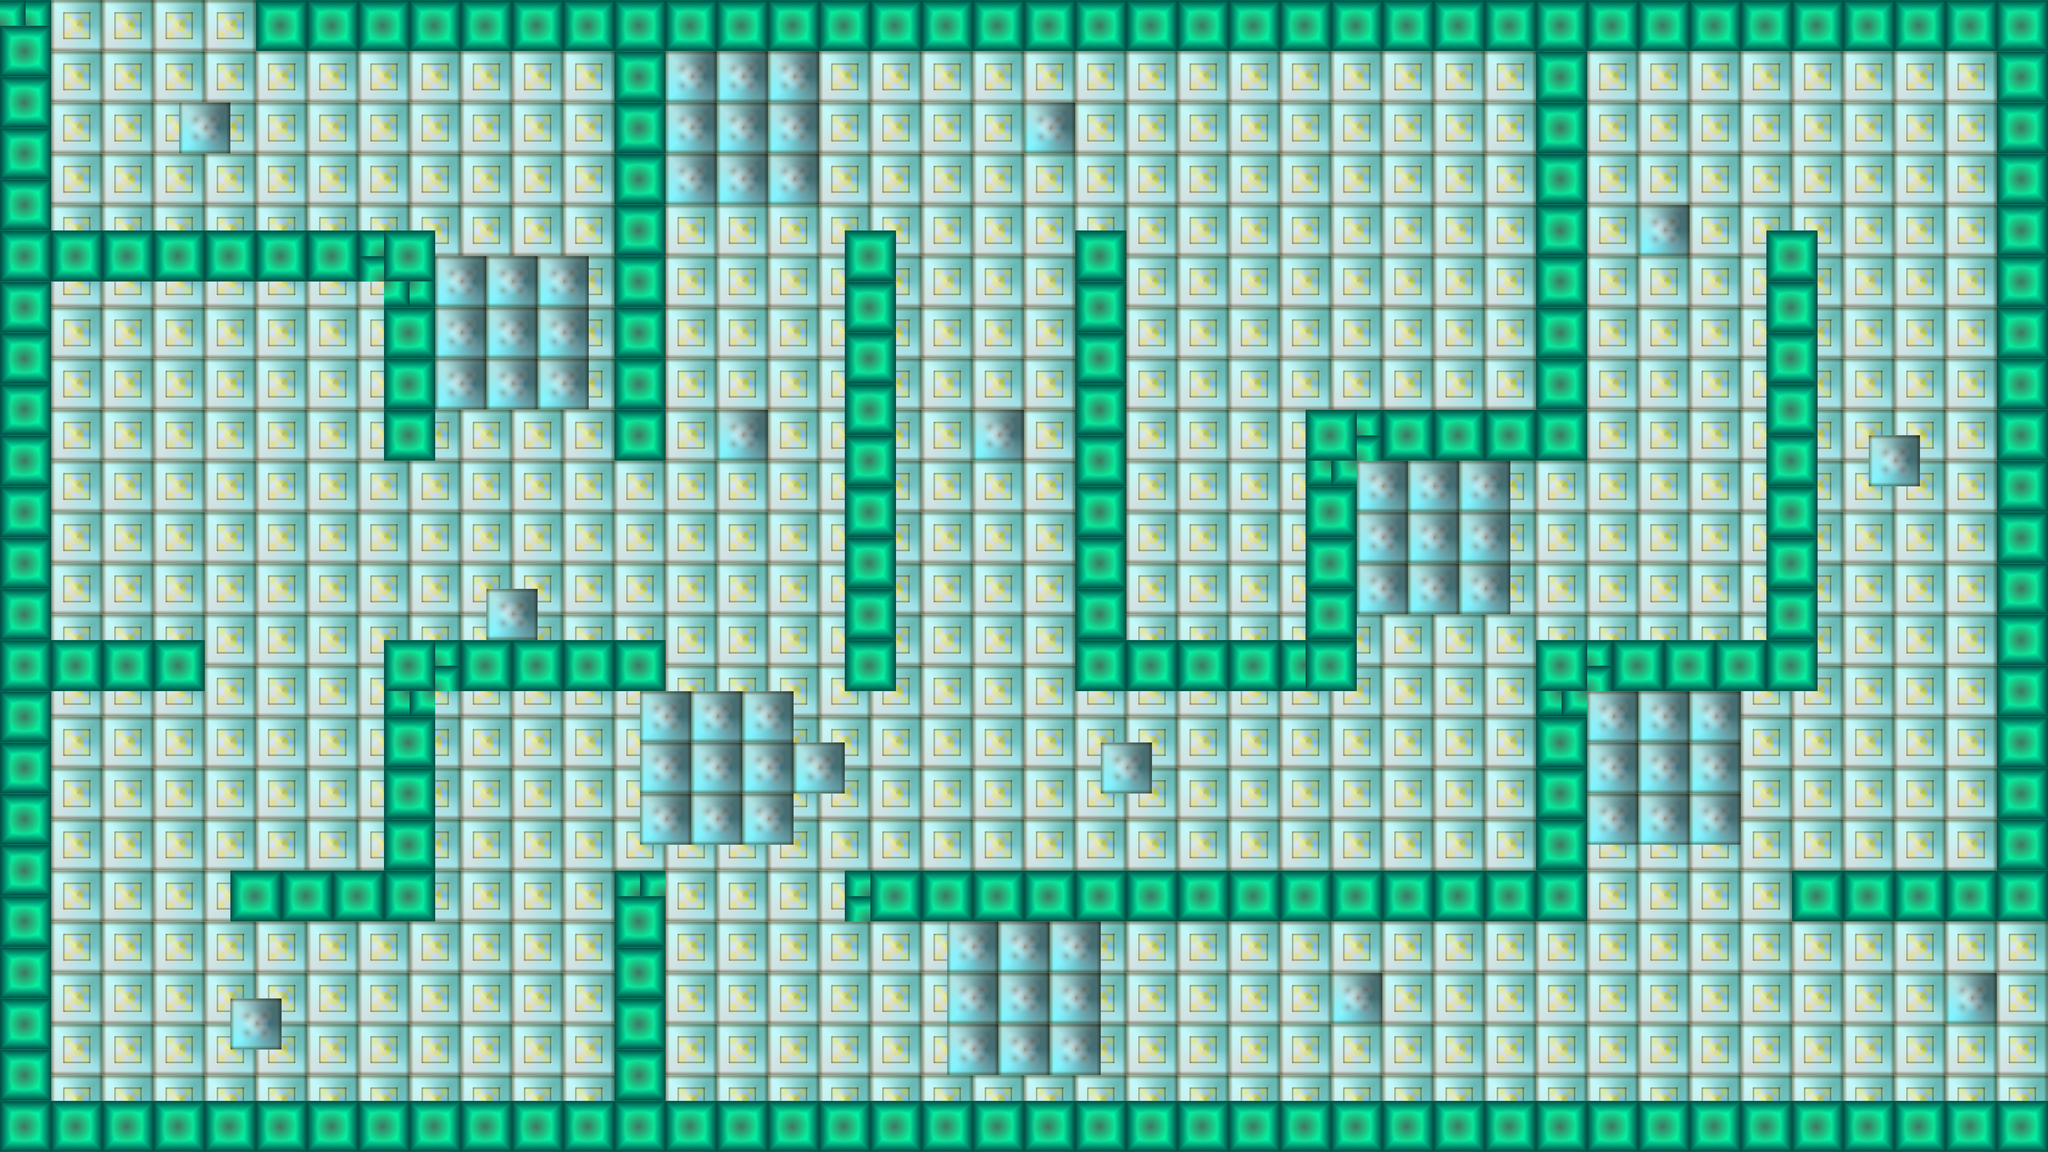

Rendered tile map (Tiled .tmx) drawn with the repository's tilesets; below, a short description and the map source with its tile grids summarised:
An orthogonal 80x45 tile map with 64x64 px tiles, 1 tile layer (background) and 80 objects (7x 3, 6x 1, 6x 5, 6x 4, 5x 2, ...).

<map version="1.0" orientation="orthogonal" renderorder="right-down" width="80" height="45" tilewidth="64" tileheight="64" nextobjectid="89">
 <tileset firstgid="1" name="ears" tilewidth="64" tileheight="64">
  <image source="ears.png" width="384" height="128" />
 </tileset>
 <layer name="background" width="80" height="45">
  <data>[3600 cells, 3600 non-empty, 12 distinct tile ids]</data>
 </layer>
 <objectgroup name="collisions">
  <object id="1" x="642.148" y="5.83771" width="4471.69" height="122.592" />
  <object id="2" x="4985.41" y="5.83771" width="122.592" height="2294.22" />
  <object id="3" x="3841.21" y="11.6754" width="116.754" height="1138.35" />
  <object id="4" x="3269.12" y="1027.44" width="683.012" height="116.754" />
  <object id="5" x="3266.28" y="1026.6" width="122.592" height="694.688" />
  <object id="6" x="2685.35" y="1605.37" width="700.525" height="116.754" />
  <object id="7" x="2685.35" y="577.933" width="128.43" height="1144.19" />
  <object id="8" x="2107.41" y="572.096" width="128.43" height="1150.03" />
  <object id="9" x="1528.48" y="10.6754" width="134.267" height="1138.35" />
  <object id="10" x="-11.6754" y="0" width="134.267" height="2872.15" />
  <object id="11" x="-11.6754" y="572.096" width="1091.65" height="128.43" />
  <object id="12" x="951.547" y="577.933" width="128.43" height="566.258" />
  <object id="13" x="-11.6754" y="1599.53" width="513.719" height="128.43" />
  <object id="14" x="577.933" y="2177.47" width="507.881" height="128.43" />
  <object id="15" x="963.222" y="1605.37" width="122.592" height="700.525" />
  <object id="16" x="963.222" y="1599.53" width="700.525" height="122.592" />
  <object id="17" x="1535.32" y="2171.63" width="128.43" height="688.85" />
  <object id="18" x="2107.41" y="2177.47" width="1850.55" height="122.592" />
  <object id="19" x="3841.21" y="1593.7" width="122.592" height="706.363" />
  <object id="20" x="3841.21" y="1593.7" width="694.688" height="134.267" />
  <object id="21" x="4413.31" y="577.933" width="122.592" height="1138.35" />
  <object id="22" x="4483.36" y="2171.63" width="624.635" height="128.43" />
  <object id="23" x="-11.6754" y="2749.56" width="5125.51" height="122.592" />
  <object id="58" name="dummy" x="4985.41" y="2305.9" width="134.267" height="437.828" />
  <object id="59" name="newlevel" x="122.592" y="-5.83771" width="525.394" height="134.267" />
 </objectgroup>
 <objectgroup name="health">
  <object id="24" x="251.022" y="700.525" width="186.807" height="186.807">
   <ellipse />
  </object>
  <object id="25" x="4786.92" y="128.43" width="186.807" height="186.807">
   <ellipse />
  </object>
  <object id="27" x="2431.16" y="2556.92" width="186.807" height="186.807">
   <ellipse />
  </object>
 </objectgroup>
 <objectgroup name="ding">
  <object id="28" x="4827.79" y="2008.17" width="157.618" height="157.618">
   <ellipse />
  </object>
  <object id="29" x="3184.47" y="125.511" width="157.618" height="157.618">
   <ellipse />
  </object>
  <object id="30" x="3680.68" y="2016.93" width="157.618" height="157.618">
   <ellipse />
  </object>
  <object id="31" x="1363.11" y="131.349" width="157.618" height="157.618">
   <ellipse />
  </object>
  <object id="32" x="1368.94" y="2589.03" width="157.618" height="157.618">
   <ellipse />
  </object>
 </objectgroup>
 <objectgroup name="earbf">
  <object id="33" name="1" x="4664.33" y="1074.14" width="175.131" height="175.131" />
  <object id="34" name="1" x="3327.5" y="2405.14" width="175.131" height="175.131" />
  <object id="35" name="1" x="4798.6" y="2410.98" width="175.131" height="175.131" />
  <object id="36" name="2" x="2737.89" y="1827.2" width="175.131" height="175.131" />
  <object id="37" name="3" x="1761.83" y="974.898" width="175.131" height="175.131" />
  <object id="38" name="3" x="2410.98" y="974.898" width="175.131" height="175.131" />
  <object id="39" name="3" x="2510.22" y="221.833" width="175.131" height="175.131" />
  <object id="40" name="5" x="1926.45" y="1827.2" width="175.131" height="175.131" />
  <object id="41" name="2" x="4068.89" y="502.043" width="175.131" height="175.131" />
  <object id="42" name="4" x="1185.06" y="1424.4" width="175.131" height="175.131" />
  <object id="43" name="5" x="572.096" y="2469.35" width="175.131" height="175.131" />
  <object id="44" name="4" x="443.666" y="227.671" width="175.131" height="175.131" />
  <object id="56" name="6" x="2031.52" y="2370.11" width="175.131" height="175.131" />
  <object id="57" name="6" x="2977.23" y="2405.14" width="175.131" height="175.131" />
 </objectgroup>
 <objectgroup name="ears">
  <object id="46" x="3975.48" y="1739.64" width="204.32" height="204.32" />
  <object id="47" x="3394.63" y="1152.95" width="204.32" height="204.32" />
  <object id="48" x="1672.5" y="131.348" width="204.32" height="204.32" />
  <object id="49" x="1088.73" y="715.12" width="204.32" height="204.32" />
  <object id="50" x="1596.61" y="1725.04" width="204.32" height="204.32" />
  <object id="53" x="2472.27" y="2302.98" width="204.32" height="204.32" />
 </objectgroup>
 <objectgroup name="earfloor">
  <object id="60" name="1" x="3969.64" y="1727.96" width="373.614" height="396.964" />
  <object id="61" name="2" x="3391.71" y="1144.19" width="373.614" height="391.127" />
  <object id="62" name="3" x="1669.59" y="134.267" width="373.614" height="385.289" />
  <object id="63" name="4" x="1085.81" y="630.473" width="379.451" height="396.964" />
  <object id="64" name="5" x="1599.53" y="1716.29" width="373.614" height="385.289" />
  <object id="65" name="6" x="2370.11" y="2300.06" width="385.289" height="385.289" />
 </objectgroup>
 <objectgroup name="stopfloor">
  <object id="66" name="1" x="4535.9" y="1044.95" width="437.828" height="134.267" />
  <object id="68" name="1" x="3327.5" y="2311.73" width="140.105" height="431.991" />
  <object id="69" name="2" x="3963.81" y="484.53" width="455.342" height="151.781" />
  <object id="70" name="2" x="2726.21" y="1722.12" width="140.105" height="449.504" />
  <object id="72" name="3" x="2561.9" y="131.379" width="151.592" height="439.616" />
  <object id="73" name="3" x="1662.46" y="1015.66" width="439.616" height="156.645" />
  <object id="74" name="3" x="2238.5" y="1030.82" width="449.722" height="146.539" />
  <object id="75" name="4" x="434.563" y="131.379" width="126.326" height="444.669" />
  <object id="76" name="4" x="783.224" y="1147.04" width="166.751" height="464.881" />
  <object id="77" name="4" x="1541.18" y="1167.26" width="141.486" height="419.404" />
  <object id="78" name="5" x="555.836" y="2233.45" width="126.326" height="520.465" />
  <object id="79" name="5" x="2208.19" y="1723.09" width="96.0081" height="464.881" />
  <object id="80" name="5" x="1652.35" y="1586.66" width="464.881" height="111.167" />
  <object id="81" name="6" x="3102.58" y="2314.3" width="106.114" height="434.563" />
  <object id="82" name="6" x="1672.56" y="2258.72" width="439.616" height="96.0081" />
 </objectgroup>
 <objectgroup name="hero">
  <object id="83" x="4522.49" y="2390.1" width="227.388" height="227.388">
   <ellipse />
  </object>
 </objectgroup>
 <objectgroup name="earbfred">
  <object id="84" x="444.669" y="975.24" width="181.91" height="181.91" />
  <object id="85" x="3117.74" y="520.465" width="181.91" height="181.91" />
  <object id="86" x="4345.63" y="171.804" width="181.91" height="181.91" />
  <object id="87" x="1243.05" y="1136.94" width="181.91" height="181.91" />
  <object id="88" x="3804.95" y="1288.53" width="181.91" height="181.91" />
 </objectgroup>
</map>
